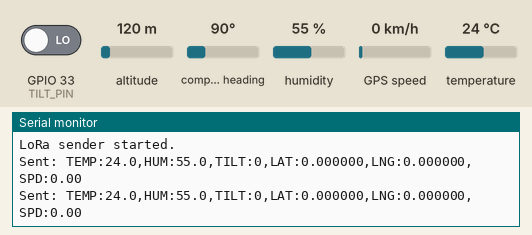
Recording of a sketch running on a simulated ESP32. Parts: the last lines printed to the serial monitor. The test bench sets the inputs (shaded band); at power-on: humidity 55 %, GPS speed 0 km/h, GPIO 33 (TILT_PIN) LOW, temperature 24 °C, altitude 120 m, compass heading 90°. The GPS gets a fix after 3 s at 37.7749, -122.4194 with 8 satellites; no radio packets arrive unless stated.

Above: at 1.2 s.
1.3 s: humidity set to 22 %
At 2.7 s:
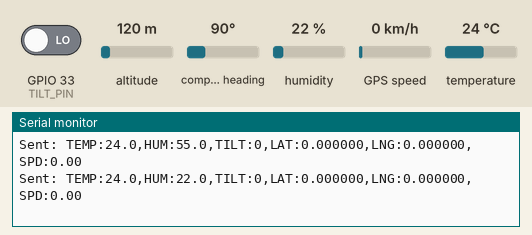
2.8 s: GPS speed set to 2 km/h
At 3.7 s:
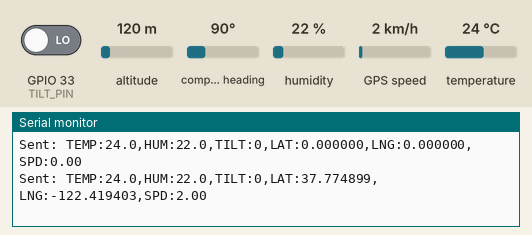
4.3 s: GPIO 33 (TILT_PIN) driven HIGH
At 5.7 s:
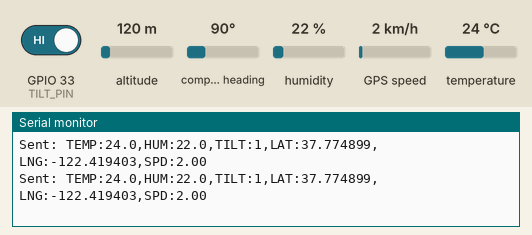
5.8 s: temperature set to 12 °C
At 7.1 s:
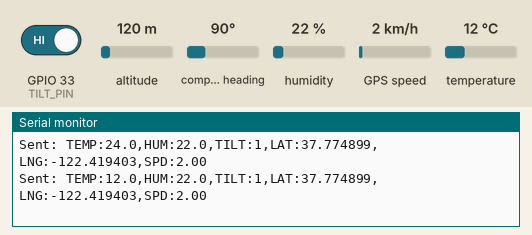
7.3 s: GPS speed set to 30 km/h
At 8.5 s:
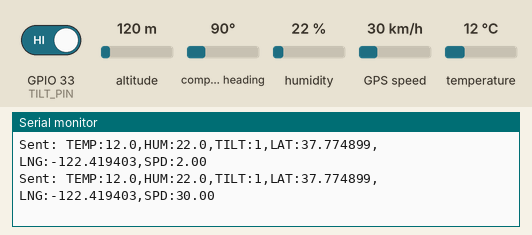
8.8 s: GPIO 33 (TILT_PIN) driven LOW
At 10.8 s:
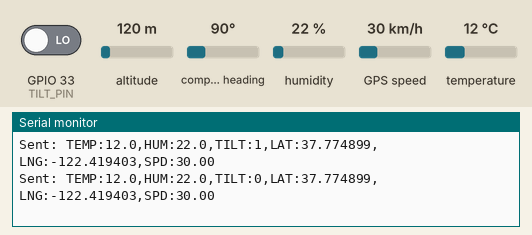
Timing chart, 0 to 11.3 s (numbered marks = the images above; inputs shaded):
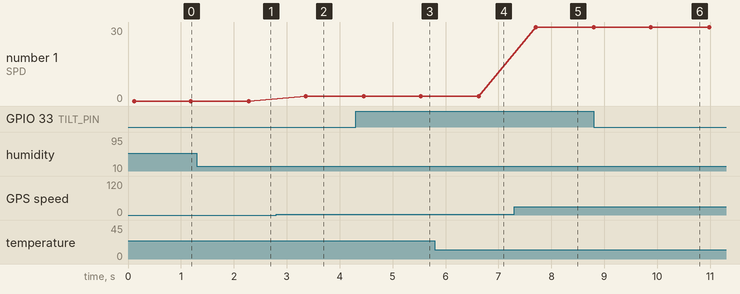

The sketch:

loratest.ino
```cpp
#include <SPI.h>
#include <LoRa.h>
#include <DHT.h>
#include <TinyGPSPlus.h>

#define DHTPIN 27
#define DHTTYPE DHT11
#define TILT_PIN 33

#define GPS_RX 16
#define GPS_TX 17

#define LORA_CS 5
#define LORA_RST 14
#define LORA_IRQ 26


DHT dht(DHTPIN, DHTTYPE);
TinyGPSPlus gps;
HardwareSerial gpsSerial(2);

void setup() {
  Serial.begin(115200);
  gpsSerial.begin(9600, SERIAL_8N1, GPS_RX, GPS_TX);

  dht.begin();
  pinMode(TILT_PIN, INPUT);

  LoRa.setPins(LORA_CS, LORA_RST, LORA_IRQ);
  if (!LoRa.begin(433E6)) {
    Serial.println("LoRa init failed!");
    while (true);
  }
  Serial.println("LoRa sender started.");
}

void loop() {

  float temp = dht.readTemperature();
  float hum = dht.readHumidity();
  bool tilted = digitalRead(TILT_PIN);

  while (gpsSerial.available()) {
    gps.encode(gpsSerial.read());
  }

  float lat = gps.location.isValid() ? gps.location.lat() : 0.0;
  float lng = gps.location.isValid() ? gps.location.lng() : 0.0;
  float speed = gps.speed.isValid() ? gps.speed.kmph() : 0.0;

  // === Create Data Packet ===
  String packet = "TEMP:" + String(temp, 1) +
                  ",HUM:" + String(hum, 1) +
                  ",TILT:" + String(tilted) +
                  ",LAT:" + String(lat, 6) +
                  ",LNG:" + String(lng, 6) +
                  ",SPD:" + String(speed, 2);


  LoRa.beginPacket();
  LoRa.print(packet);
  LoRa.endPacket();

  Serial.println("Sent: " + packet);

  delay(1000);
}
```

Measured:
- after the input at 1.3 s, the serial monitor: prints a new line after 0.98 s (image 1)
- after the input at 2.8 s, the serial monitor: prints a new line after 0.56 s (image 2)
- after the input at 4.3 s, the serial monitor: prints a new line after 0.15 s (image 3)
- after the input at 5.8 s, the serial monitor: prints a new line after 0.83 s (image 4)
- after the input at 7.3 s, the serial monitor: prints a new line after 0.41 s (image 5)
- after the input at 8.8 s, the serial monitor: prints a new line after 1.1 s (image 6)
- plotted number 1: 0 → 2 after the input at 2.8 s, 2 → 30 after the input at 7.3 s
